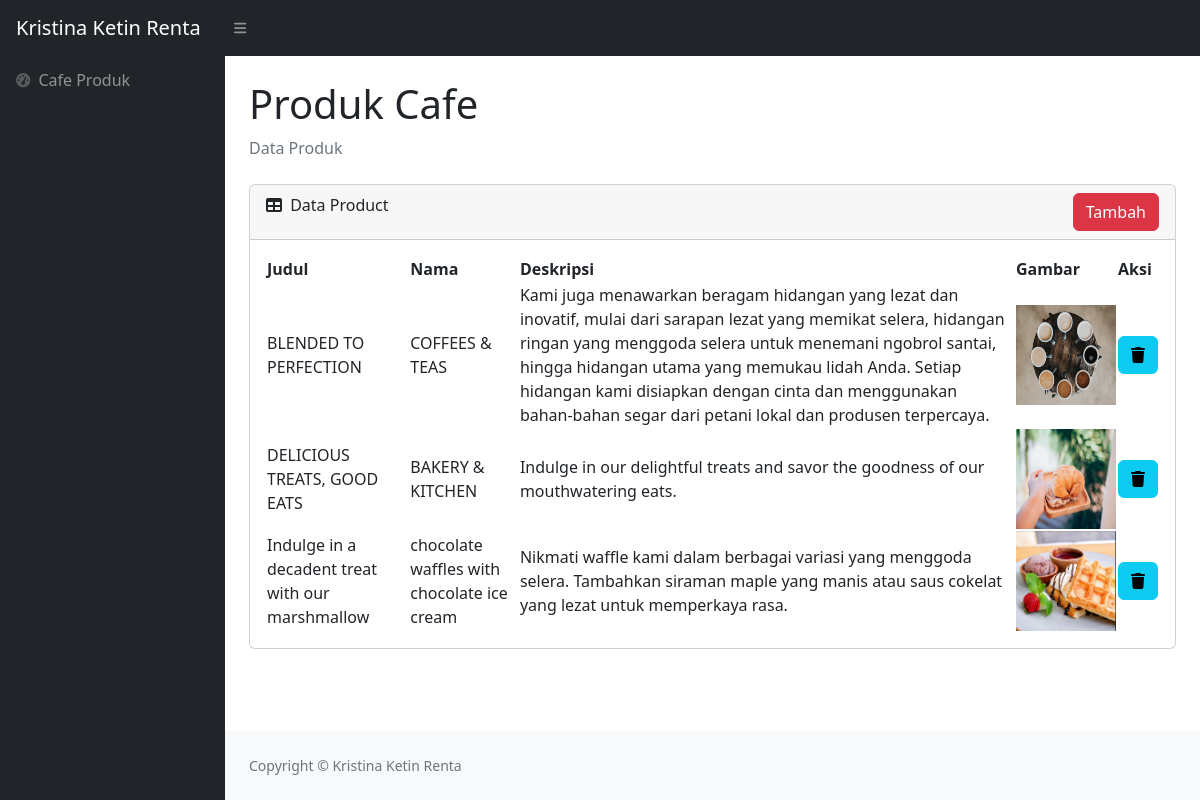
The app's page /admin/index.php with its own data.
### tables this page shows
CREATE TABLE `produk` (
  `id` int(11) NOT NULL,
  `title` varchar(255) NOT NULL,
  `name` varchar(255) NOT NULL,
  `gambar` varchar(255) NOT NULL,
  `deskripsi` text NOT NULL
);

### admin/index.php (the view, shortened to what this page needs)
<!DOCTYPE html>
<html lang="en">
    <head>
        <link href="https://cdn.jsdelivr.net/npm/simple-datatables@7.1.2/dist/style.min.css" rel="stylesheet" />
        <link href="css/styles.css" rel="stylesheet" />
    </head>
    <body class="sb-nav-fixed">
        <nav class="sb-topnav navbar navbar-expand navbar-dark bg-dark">
            <a class="navbar-brand ps-3" href="index.html">Kristina Ketin Renta</a>
            <button class="btn btn-link btn-sm order-1 order-lg-0 me-4 me-lg-0" id="sidebarToggle" href="#!"><i class="fas fa-bars"></i></button>
        </nav>
        <div id="layoutSidenav">
            <div id="layoutSidenav_nav">
                <nav class="sb-sidenav accordion sb-sidenav-dark" id="sidenavAccordion">
                    <div class="sb-sidenav-menu">
                        <div class="nav">
                            <a class="nav-link" href="index.html">
                                <div class="sb-nav-link-icon"><i class="fas fa-tachometer-alt"></i></div>
                               Cafe Produk
                            </a>
                        </div>
                    </div>
                </nav>
            </div>
            <div id="layoutSidenav_content">
                <main>
                    <div class="container-fluid px-4">
                        <h1 class="mt-4">Produk Cafe</h1>
                        <ol class="breadcrumb mb-4">
                            <li class="breadcrumb-item active">Data Produk</li>
                        </ol>
                        <div class="card mb-4">
                            <div class="card-header">
                                <i class="fas fa-table me-1"></i>
                                Data Product
                                <a href="create.php" class="btn btn-danger float-end">Tambah</a>
                            </div>
                            <div class="card-body">
                                <table id="datatablesSimple">
                                    <thead>
                                        <tr>
                                            <th>Judul</th>
                                            <th>Nama</th>
                                            <th>Deskripsi</th>
                                            <th>Gambar</th>
                                            <th>Aksi</th>
                                        </tr>
                                    </thead>
                                    <tbody>
                    <?php
                    include 'koneksi.php';
                    $data = mysqli_query($koneksi,"select * from produk");
                    while($d = mysqli_fetch_array($data)){
                    ?>
                                        <tr>
                                            <td><?php echo $d['title']; ?></td>
                                             <td><?php echo $d['name']; ?></td>
                                            <td><?php echo $d['deskripsi']; ?></td>
                                            <td><center><img src="gambar/<?php echo $d['gambar'];?>" style="width:100px;height:100px;"><br></center></td>
                                            <td>
                                                <a href="delete.php?id=<?php echo $d['id']; ?>" class="btn btn-info"><i class="fas fa-trash"></i></a>
                                            </td>
                                        </tr>
                         <?php
                        }
                        ?>
                                    </tbody>
                                </table>
                            </div>
                        </div>
                    </div>
                </main>
                <footer class="py-4 bg-light mt-auto">
                    <div class="container-fluid px-4">
                        <div class="d-flex align-items-center justify-content-between small">
                            <div class="text-muted">Copyright &copy; Kristina Ketin Renta</div>
                        </div>
                    </div>
                </footer>
            </div>
        </div>
    </body>
</html>

### records on screen
produk: title "BLENDED TO PERFECTION", name "COFFEES & TEAS", deskripsi "Kami juga menawarkan beragam hidangan yang lezat dan inovatif, mulai dari sarapan lezat yang memikat selera, hidangan ringan yang menggoda selera untuk menemani ngobrol santai, hingga hidangan utama yang memukau lidah Anda. Setiap hidangan kami disiapkan dengan cinta dan menggunakan bahan-bahan segar dari petani lokal dan produsen terpercaya.", gambar (picture)
produk: title "DELICIOUS TREATS, GOOD EATS", name "BAKERY & KITCHEN", deskripsi "Indulge in our delightful treats and savor the goodness of our mouthwatering eats.", gambar (picture)
produk: title "Indulge in a decadent treat with our marshmallow", name "chocolate waffles with chocolate ice cream", deskripsi "Nikmati waffle kami dalam berbagai variasi yang menggoda selera. Tambahkan siraman maple yang manis atau saus cokelat yang lezat untuk memperkaya rasa.", gambar (picture)
